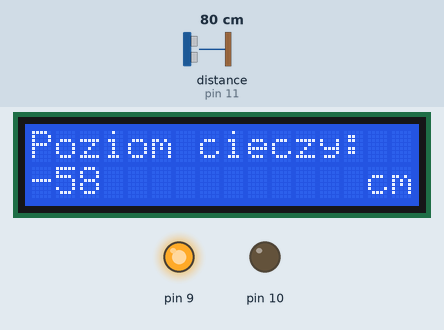
Recording of a sketch running on a simulated Arduino Uno, built with avr-gcc and run on an emulated ATmega328P. Parts: 16×2 character LCD, output pins drawn as LEDs (lit = HIGH). Wiring (inferred from the names in the program): ultrasonic range finder: trigger pin 12; echo pin 11. The test bench sets the inputs (shaded band); at power-on: distance to the obstacle (sensor on pin 11) 80 cm. The echo pulse lasts 58.3 µs per cm; pins used as bus, display or sensor lines are not drawn.

Above: at 1.79 s.
1.8 s: distance to the obstacle (sensor on pin 11) set to 250 cm
At 1.94 s:
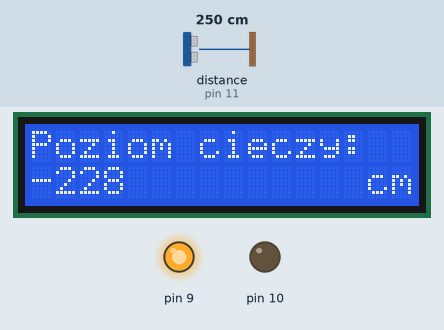
3.8 s: distance to the obstacle (sensor on pin 11) set to 299 cm
At 3.97 s:
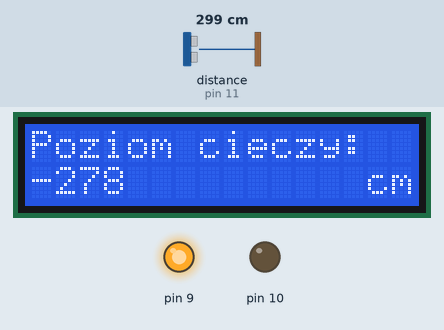
6.8 s: distance to the obstacle (sensor on pin 11) set to 18 cm
At 6.98 s:
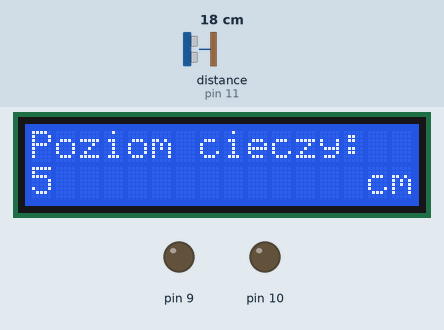
8.6 s: distance to the obstacle (sensor on pin 11) set to 120 cm
At 8.75 s:
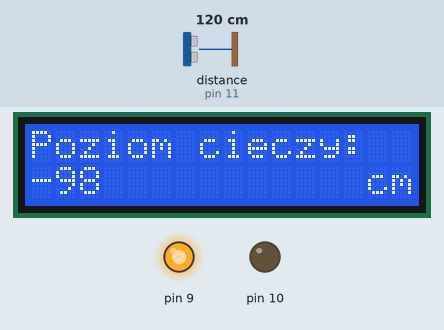
11.6 s: distance to the obstacle (sensor on pin 11) set to 25 cm
At 11.67 s:
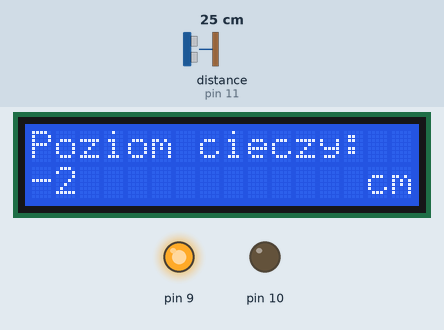
13.1 s: distance to the obstacle (sensor on pin 11) set to 20 cm
At 13.32 s:
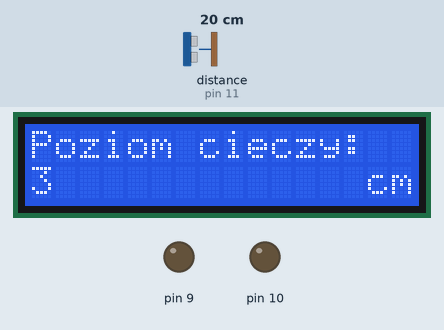
Timing chart, 0 to 15.6 s (numbered marks = the images above; inputs shaded):
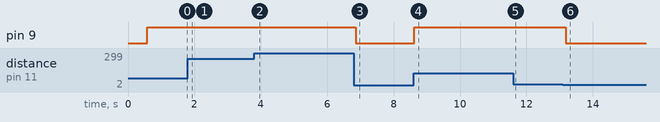

Measured:
- the behaviour switches between 23 and 22 cm on distance to the obstacle (sensor on pin 11) (found by bisection; images 5 and 6)
- after the input at 1.8 s, the display: first differs from a run without the input after 0.08 s (image 1)
- after the input at 3.8 s, the display: first differs from a run without the input after 0.10 s (image 2)
- after the input at 6.8 s, pin 9: HIGH → LOW after 0.05 s; the display: first differs from a run without the input after 0.13 s (image 3)
- after the input at 8.6 s, pin 9: LOW → HIGH at once; the display: first differs from a run without the input after 0.10 s (image 4)
- after the input at 11.6 s, the display: first differs from a run without the input at once (image 5)
- after the input at 13.1 s, pin 9: HIGH → LOW after 0.09 s; the display: first differs from a run without the input at once (image 6)

The sketch:

Pomiar_poziomu_cieczy.ino
```cpp
#include <Wire.h>                               //Biblioteka odpowiedzialna za komunikację przez I2C
#include <LiquidCrystal_I2C.h>                  //Biblioteka do obsługi LCD za pomocą I2C

LiquidCrystal_I2C lcd(0x27, 16, 2);             //Ustawienie adresu układu na 0x27

#define trigger 12                              //Dla łatwiejszego rozpoznania najważniejszych pinów zamiast podawania numerów zdefiniowane zostały ich nazwy
#define echo 11

int roznica;
int wartosc_zadana;
int poziom_cieczy;

void setup()
{
  pinMode(trigger, OUTPUT);                     //Poniżej określono tryby wykorzystanych pinów oraz ich stany
  pinMode(echo, INPUT);

  pinMode(9, OUTPUT); digitalWrite(9, LOW);
  pinMode(10, OUTPUT); digitalWrite(10, LOW);

  lcd.init();                                   //Incjalizacja LCD 16X2
  lcd.backlight();                              //Podświetlenie ekranu
  lcd.setCursor(0, 0);                          //Ustawienie kursora w pozycji (0, 0), czyli pierwszy wiersz i pierwsza kolumna
  lcd.print("Poziom cieczy:");                  //Wyświetlanie domyślnego napisu
  delay(500);                                   //Czas na rozruch systemu
}

int pomiar_poziomu_cieczy();                    //Deklaracja funkcji mierzącej poziom cieczy
void LEDy_zawory();                             //Deklaracja funkcji wykonawczej, odpowiedzialnej za LEDy pozorujace zawory

void loop()
{
  LEDy_zawory();                                //Wywołanie funkcji ustawiajacej odpowiednią jasność na LEDach, w zależności od tego jak bardzo miałby być uchylony dany zawór przy określonym poziomie cieczy
  delay(50);                                    //Małe opoznienie, by program mógł zareagować na działanie funkcji

  lcd.clear();                                  //Blok kodu odpowiadający za wyświetlanie na ekranie LCD zmierzonego poziomu cieczy w cm
  lcd.setCursor(0, 0);
  lcd.print("Poziom cieczy:");
  lcd.setCursor(0, 1);
  lcd.print(pomiar_poziomu_cieczy());
  lcd.setCursor(13, 1);
  lcd.print(" cm");
  delay(50);

}

int pomiar_poziomu_cieczy()                      //Funkcja mierząca odległość od tafli cieczy za pomocą czujnika ultradźwiękowego
{
  unsigned long czas;                            //Unsigned long to ta sama zmienna, co unsigned int, o duzym zakresie od 0 do 2 147 483 647, ale w starszych kompilatorach miala 32 bity, a unsigned int tylko 16
  int odleglosc;                                 //Zmienna int, aby nie przekroczyć rozdzielczości czujnika ultradźwiękowego
  int poziom_cieczy;
  int odleglosc_czujnik_dno = 22;                 //Tutaj należy podać głębokość zbiornika

  digitalWrite(trigger, LOW);                    //Wyzwalacz ustawiony w stan niski
  delayMicroseconds(2);                          //Krótka przerwa
  digitalWrite(trigger, HIGH);                   //Stan wysoki - wyzwolenie fali ultradzwiękowej do pomiaru
  delayMicroseconds(10);                         //Stan wysoki panuje 10 mikrosekund - taki minimalny czas pomiaru podaje producent
  digitalWrite(trigger, LOW);                    //Zakończenie pomiaru stanem niskim

  czas = pulseIn(echo, HIGH);                    //Za pomocą funkcji pulseIn(pin, stan) można w prosty sposób odczytać czas, przez który na pinie echo wystepował stan wysoki; czas ten jest proporcjonalny do zmierzonej odleglości
  odleglosc = czas/58;                           //Zmierzoną odległość można obliczyć dzieląc odczytany czas przez stałą 58; wynika ona ze wzoru s=v*t;
                                                 //Czas należy pomnożyć razy prędkość dźwięku wyrażoną w m/ms (0.34), podzielić przez 2 (fala dociera do obiektu, odbija się i wraca) oraz przez 10, by otrzymać wynik w cm; (t*0.34)/(2*10)=t*0.017=t/58

  poziom_cieczy = odleglosc_czujnik_dno - odleglosc; //W ten sposób ustalono odległość poziomu cieczy od dna

  return poziom_cieczy;                          //Funkcja zwraca poziom cieczy
}


void LEDy_zawory()
{
 wartosc_zadana = 10;                             //Zadany poziom cieczy, który ma być utrzymywany w zbiorniku, wyrazony w [cm]
 poziom_cieczy = pomiar_poziomu_cieczy();         //Zapis wartości funkcji pomiarowej do zmiennej
 roznica = wartosc_zadana - poziom_cieczy;        //Obliczanie różnicy między zadaną wartością poziomu cieczy a aktualnym poziomem cieczy

 if (roznica > 0.00)
 {
  int wypelnienie = roznica/wartosc_zadana*255;   //Określono jaki ułamek wartości zadanej stanowi obliczona różnica i pomnożono tę wartość razy maksymalne wypełnienie, czyli 255
  analogWrite(9, wypelnienie);                    //Dioda czerwona o jasności równej wartości zmiennej wypelnienie
  digitalWrite(10, LOW);                          //Zgaszenie diody niebieskiej
 }
 if (roznica < 0.00)
 {
  int wypelnienie = abs(roznica)/wartosc_zadana*255;  //W przypadku ujemnej różnicy, przy określaniu wypełnienia obliczono jej wartość bezwzględną
  analogWrite(10, wypelnienie);                       //Dioda niebieska o jasności równej wartości zmiennej wypelnienie
  digitalWrite(9, LOW);                               //Zgaszenie diody czerwonej
 }

 if (roznica == 0.00)                                 //Gdy różnica jest równa 0, obie diody zostają zgaszone
  {
  digitalWrite(9, LOW);
  digitalWrite(10, LOW);
 }

}
```
